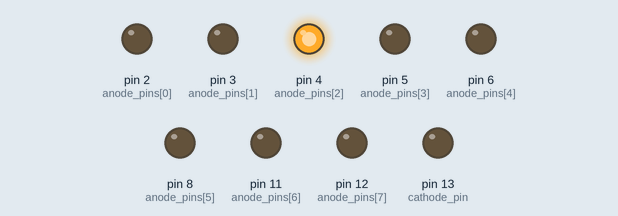
Recording of a sketch running on a simulated Arduino Uno, built with avr-gcc and run on an emulated ATmega328P. Parts: output pins drawn as LEDs (lit = HIGH). Random numbers use the default seed unless the sketch sets one.

Above: at 0.4 s.
At 8.35 s:
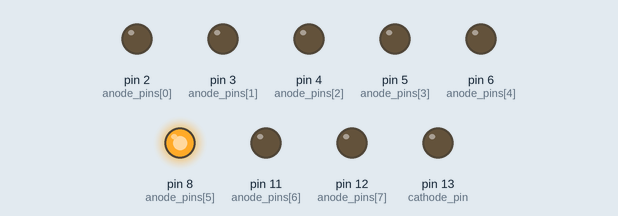
At 15.31 s:
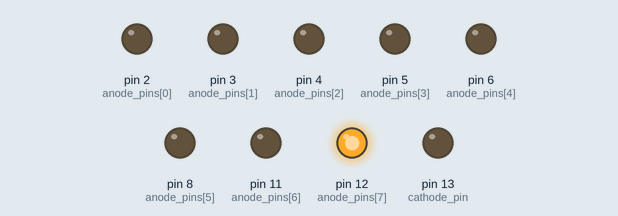
At 21.87 s:
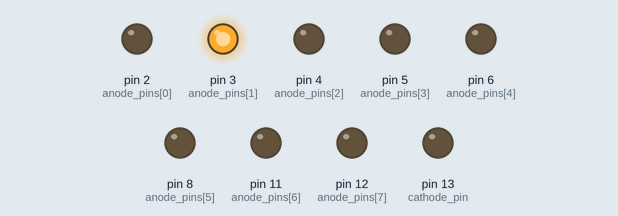
At 25.77 s:
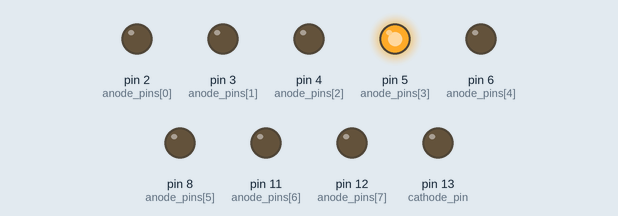
At 39.54 s:
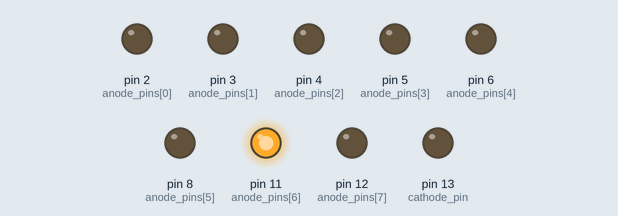
Timing chart, 0 to 40.0 s (numbered marks = the images above):
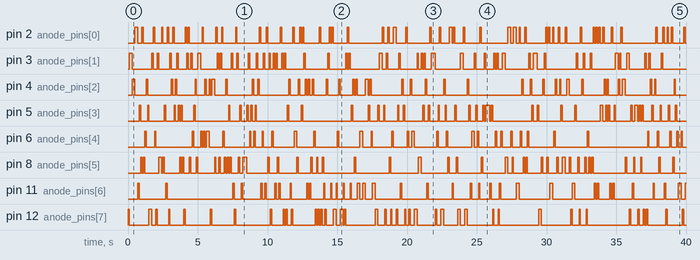

Measured:
- by itself, pin 2 (anode_pins[0]): LOW → HIGH at 0.50 s, → LOW 0.20 s later, → HIGH 0.30 s later, → LOW 0.10 s later, … (106 changes in this stretch)
- by itself, pin 3 (anode_pins[1]): LOW → HIGH at 0.10 s, → LOW 0.20 s later, → HIGH 1.4 s later, → LOW 0.10 s later, … (98 changes in this stretch)
- by itself, pin 4 (anode_pins[2]): LOW → HIGH at 0.30 s, → LOW 0.20 s later, → HIGH 0.80 s later, → LOW 0.10 s later, … (82 changes in this stretch)
- by itself, pin 5 (anode_pins[3]): LOW → HIGH at 0.80 s, → LOW 0.10 s later, → HIGH 0.50 s later, → LOW 0.10 s later, … (92 changes in this stretch)
- by itself, pin 6 (anode_pins[4]): LOW → HIGH at 1.2 s, → LOW 0.10 s later, → HIGH 0.60 s later, → LOW 0.10 s later, … (70 changes in this stretch)
- by itself, pin 8 (anode_pins[5]): LOW → HIGH at 0.90 s, → LOW 0.10 s later, → HIGH 0.10 s later, → LOW 0.10 s later, … (90 changes in this stretch)
- by itself, pin 11 (anode_pins[6]): LOW → HIGH at 0.70 s, → LOW 0.10 s later, → HIGH 1.9 s later, → LOW 0.10 s later, … (75 changes in this stretch)
- by itself, pin 12 (anode_pins[7]): LOW → HIGH at 0.00 s, → LOW 0.10 s later, → HIGH 1.4 s later, → LOW 0.20 s later, … (82 changes in this stretch)

The sketch:

seven_segment_led03.ino
```cpp
const int anode_pins[] = {2, 3, 4, 5, 6, 8, 11, 12};    // アノードに接続するArduinoのピン
const int cathode_pin = 13;  // カソードに接続するArduinoのピン
const int number_of_anode_pins = sizeof(anode_pins) / sizeof(anode_pins[0]);

// setup()　は，最初に一度だけ実行される
void setup() {
  for (int i = 0; i < number_of_anode_pins; i++) {
    pinMode(anode_pins[i], OUTPUT);  // anode_pinsを出力モードに設定する
  }

  pinMode(cathode_pin, OUTPUT);  // cathode_pinを出力モードに設定する
}

// loop() は，setup ()実行後，無限に実行される
void loop() {
  int anode_pin = anode_pins[random(number_of_anode_pins)];  // 点灯するピンを選択する

  digitalWrite(cathode_pin, LOW);  // cathode_pinにLOWを出力する
  digitalWrite(anode_pin, HIGH);   // 選択したピンにHIGHを出力する
  delay(100);                      // 少し待つ
  digitalWrite(anode_pin, LOW);    // 選択したピンにLOWを出力する
}
```
